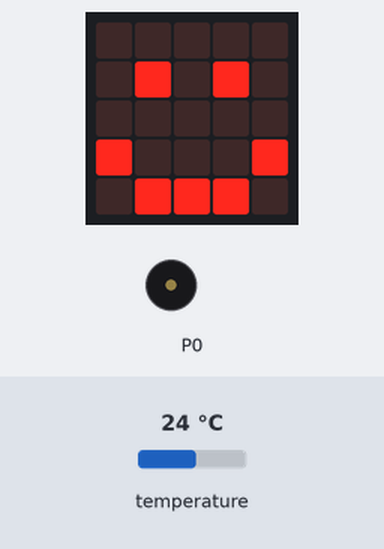
Recording of a program running on a simulated BBC micro:bit (MakeCode). Parts: the board's 5×5 LED display, buzzer (waves = sounding). The test bench sets the inputs (shaded band); at power-on: temperature 24 °C.

Above: at 1.2 s.
1.3 s: temperature set to 18.6 °C
3.0 s: temperature set to 17.3 °C
At 3.3 s:
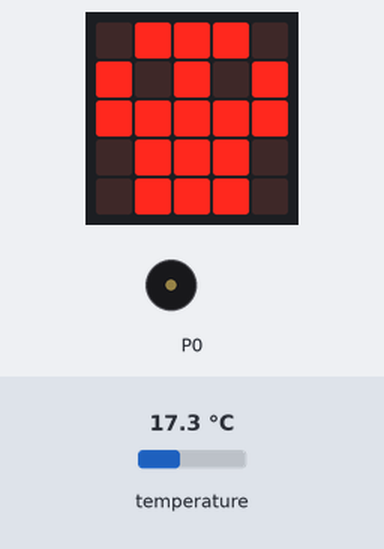
At 3.65 s:
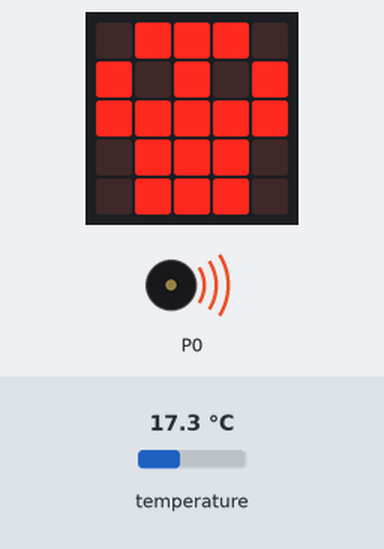
Timing chart, 0 to 11.3 s (numbered marks = the images above; inputs shaded):
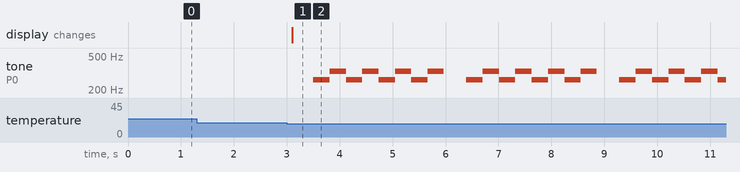

The program:

main.ts
```typescript
basic.forever(function () {
    if (input.temperature() < 18 || input.temperature() > 25) {
        basic.showLeds(`
            . # # # .
            # . # . #
            # # # # #
            . # # # .
            . # # # .
            `)
        music.playMelody("C E C E C E C E ", 196)
        basic.clearScreen()
    } else {
        basic.showIcon(IconNames.Happy)
    }
})
```

test.ts
```typescript
// aquí va el archivo "tests"; esto no se compilará cuando este paquete se utilice como una extensión.
```

Measured:
- the behaviour switches between 18 and 17.9 °C on temperature (found by bisection; images 0 and 1)
- after the input at 1.3 s, every drawn part: stays the same
- after the input at 3.0 s, tone on P0: silent → 262 Hz after 0.50 s, then repeats every 2.9 s: 3 × (330 Hz 0.31 s, 262 Hz 0.31 s), 330 Hz 0.30 s, silent 0.43 s, 262 Hz 0.31 s; the display: changes after 0.10 s (image 1)
